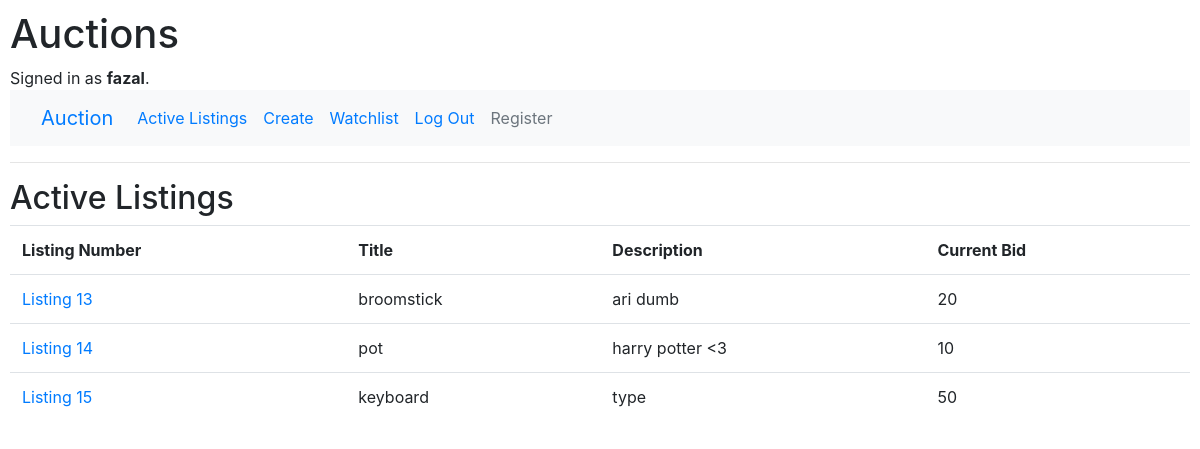
The page / (signed in) on the database its author committed.
### auctions/models.py (models this page shows)
class User(AbstractUser):
    pass

class Listing(models.Model):
    title = models.CharField(max_length=64)
    description = models.CharField(max_length=256)
    starting_bid = models.IntegerField()

### auctions/views.py (the view)
# urls.py: path("", views.index, name="index"),
def index(request):
    return render(request, "auctions/index.html", {
        "listings": Listing.objects.all()
    })

### auctions/templates/auctions/index.html
{% extends "auctions/layout.html" %}
{% block body %}
    <h2>Active Listings</h2>
    <table class="table">
        <tr>
            <th>Listing Number</th>
            <th>Title</th>
            <th>Description</th>
            <th>Current Bid</th>
        </tr>
        {% for listing in listings %}
            <tr>
                <td><a href="{% url 'listing' listing.id %}">Listing {{ listing.id }}</a></td>
                <td>{{ listing.title }}</td>
                <td>{{ listing.description }}</td>
                <td>{{ listing.starting_bid }}</td>
            </tr>
        {% endfor %}
    </table>
{% endblock %}

### auctions/templates/auctions/layout.html (shortened to what this page needs)
{% load static %}
<!DOCTYPE html>
<html lang="en">
    <head>
        <link rel="stylesheet" href="https://stackpath.bootstrapcdn.com/bootstrap/4.4.1/css/bootstrap.min.css">
        <link href="{% static 'auctions/styles.css' %}" rel="stylesheet">
    </head>
    <body>
        <h1>Auctions</h1>
        <div>
            {% if user.is_authenticated %}
                Signed in as <strong>{{ user.username }}</strong>.
            {% else %}
                Not signed in.
            {% endif %}
        </div>
        <nav class="navbar navbar-expand-lg bg-light">
            <div class="container-fluid">
              <a class="navbar-brand" href="/">Auction</a>
              <div class="collapse navbar-collapse" id="navbarNavAltMarkup">
                <div class="navbar-nav">
                  <a class="nav-link active" aria-current="page" href="{% url 'index' %}">Active Listings</a>
                  {% if user.is_authenticated %}
                    <a class="nav-link" href="{% url 'create' %}">Create</a>
                    <a class="nav-link" href="{% url 'watchlist' %}">Watchlist</a>
                    <a class="nav-link" href="{% url 'logout' %}">Log Out</a>
                    <a class="nav-link disabled">Register</a>
                  {% else %}
                    <a class="nav-link" href="{% url 'register' %}">Register</a>
                    <a class="nav-link" href="{% url 'login' %}">Log In</a>
                    <a class="nav-link disabled" href="{% url 'create' %}">Create</a>
                    <a class="nav-link disabled" href="{% url 'watchlist' %}">Watchlist</a>
                  {% endif %}
                </div>
              </div>
            </div>
        </nav>
        <hr>
        {% block body %}
        {% endblock %}
    </body>
</html>

### auctions/static/auctions/styles.css (style rules this page uses)
body { padding: 10px; }

### rows shown on the page
User: username "fazal"
Listing: id "13", title "broomstick", description "ari dumb", starting_bid "20"
Listing: id "14", title "pot", description "harry potter <3", starting_bid "10"
Listing: id "15", title "keyboard", description "type", starting_bid "50"
